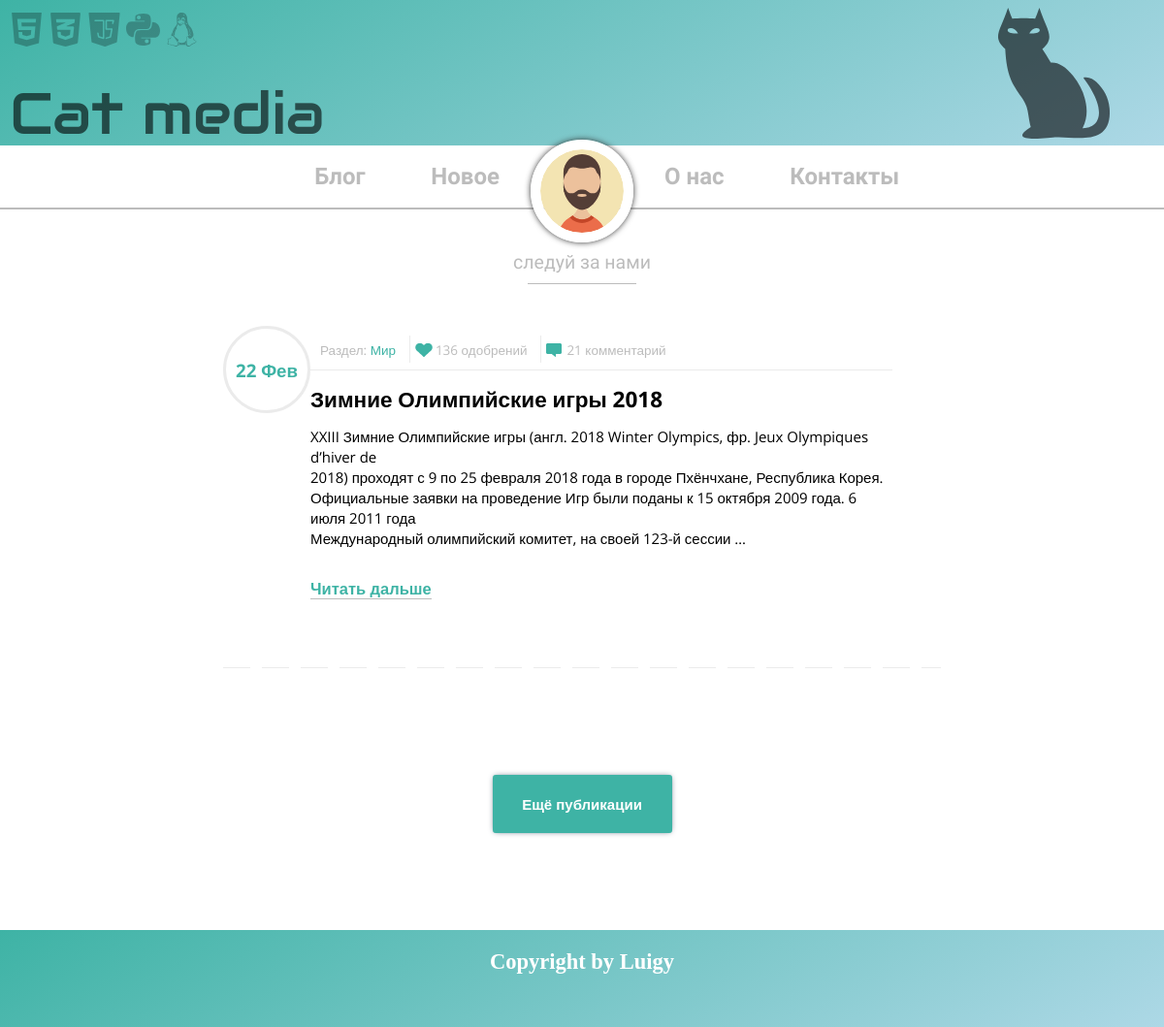
The page / on the database its author committed.
### blog/models.py (models this page shows, shortened)
class Post(models.Model):
    title = models.CharField(max_length=50)
    slug = models.SlugField(max_length=60, unique=True, default='')
    text = models.TextField(max_length=30000)
    create_date = models.DateTimeField(blank=True, auto_now_add=True)
    pub_date = models.DateTimeField(blank=True, null=True)
    category = models.ForeignKey(Category, on_delete=models.PROTECT)
    pseudo = models.ForeignKey(Pseudo, on_delete=models.PROTECT)
    tags = models.ManyToManyField(Tag)

class Category(models.Model):
    name = models.CharField(max_length=40)
    slug = models.SlugField(max_length=60, unique=True, default='')

### blog/views.py (the view)
# urls.py: path('', views.IndexView.as_view(), name='home'),
class IndexView(generic.ListView):
    template_name = 'blog/index.html'
    context_object_name = 'posts'
    def get_queryset(self):
        return Post.objects.filter(pub_date__lte=timezone.now()).order_by('-pub_date')[:10]

### blog/templates/blog/index.html (shortened to what this page needs)
{% extends 'blog/base.html' %}
{% block content %}
    {% for post in posts %}
        {% include 'blog/post-teaser.html' %}
    {% endfor %}
    <button type="button" class="button load-more">Ещё публикации</button>
{% endblock %}

### blog/templates/blog/post-teaser.html
{% extends 'blog/post-base.html' %}
{% block article_body %}
    <section class="article-content">
        {{ post.text|linebreaks|truncatewords_html:50 }}
    </section>
    <a class="read-more" href="{% url 'blog:article-detail' post.slug %}#top">Читать дальше</a>
{% endblock %}
{% block article_separator %}
    <div class="post-container-preview-after"></div>
{% endblock %}

### blog/templates/blog/post-base.html (shortened to what this page needs)
<div class="post-container clearfix">
    <aside class="post-col-left">
            <div class="date-circle">
                <div class="circle-date-layout">
                    <span><a href="#" name="top">{{ post.pub_date|date:"d M" }}</a></span>
                </div>
            </div>
    </aside>
    <div class="post-col-right">
        <div class="post-info">
            <div class="category indicator">
                <span>Раздел: </span>
                <a class="category-name" href="#">{{ post.category.name.capitalize }}</a>
            </div>
            <div class="likes indicator">
                <span class="likes-counter">136</span>
                <span>одобрений</span>
            </div>
            <div class="comments indicator">
                <span class="comment-counter">21</span>
                <span>комментарий</span>
            </div>
        </div>
        <article>
            <header>
                <h1><a href="{% url 'blog:article-detail' post.slug %}#top">{{ post.title }}</a></h1>
            </header>
            {% block article_body %}
            {% endblock %}
        </article>
    </div>
</div>
{% block article_separator %}
{% endblock %}

### blog/static/blog/css/head.css (style rules this page uses)
body { min-width: 320px; max-width: 1890px; margin: 0; }
a { text-decoration: none; color: inherit; }
.clearfix::after { display: table; content: ""; clear: both; }
.post-container .post-col-left { float: left; }
.post-container .post-col-right { float: left; max-width: 600px; }
.post-col-right .post-info { height: 35px; position: relative; border-bottom: 1px solid #ebebeb; }
.post-col-left .date-circle { position: relative; width: 140px; height: 140px; border-radius: 50%; box-sizing: border-box; border: 7px solid #ebebeb; top: -40px; text-align: center; }
.post-col-left .circle-date-layout { display: table; height: 100%; width: 100%; }
.post-col-left .date-circle span { display: table-cell; vertical-align: middle; font-size: 26pt; font-weight: bold; color: #3eb3a5; }
.post-info .indicator { font-size: 0.90em; display: inline-block; padding: 6px 10px 4px 10px; }
.post-info .indicator:not(:first-of-type) { border-left: 1px solid #ebebeb; }
.post-info .category .category-name { color: #3eb3a5; }
.post-info .likes { background: url("/static/blog/img/heart.png") no-repeat 5px 8px; padding-left: 26px; }
.post-info .comments { background: url("/static/blog/img/comment.png") no-repeat 5px 8px; padding-left: 26px; }
article { color: black; font-weight: normal; line-height: 140%; word-wrap: break-word; margin-bottom: 70px; }
article .read-more { display: inline-block; color: #3eb3a5; font-size: 1.1em; box-shadow: 0 1px 0 0 #bcbcbc; font-weight: bold; margin-top: 15px; }
.main-content .post-container-preview-after { height: 1px; box-sizing: border-box; background: linear-gradient(to right, #ebebeb 70%, white 70%, white 100%) repeat-x; background-size: 40px 1px; margin-bottom: 110px; }
button, .genbutton { border: none; display: block; background: #3eb3a5; color: white; border-radius: 3px; font-size: 1em; font-weight: bold; box-shadow: 0 0 6px -2px #34495e; }
.post-container-preview-after~button.load-more { margin: 0 auto 100px; width: 185px; height: 60px; }
@media screen and (max-width: 1280px) { body { font-size: 15px; } }
@media screen and (max-width: 1280px) { .post-col-left .date-circle { width: 90px; height: 90px; top: -10px; border: 3px solid #ebebeb; } }
@media screen and (max-width: 1280px) { .post-col-left .date-circle span { font-size: 14pt; top: 28%; } }
@media screen and (max-width: 1280px) { article::after { width: 670px; left: -70px; } }

### rows shown on the page
Post: pub_date "22 Фев", category.name "Мир", title "Зимние Олимпийские игры 2018", text "XXIII Зимние Олимпийские игры (англ. 2018 Winter Olympics, фр. Jeux Olympiques d’hiver de 2018) проходят с 9 по 25 февраля 2018 года в городе Пхёнчхане, Республика Корея. Официальные заявки на проведение Игр были поданы к 15 октября 2009 года. 6 июля 2011 года Международный олимпийский комитет, на своей 123-й сессии …"
